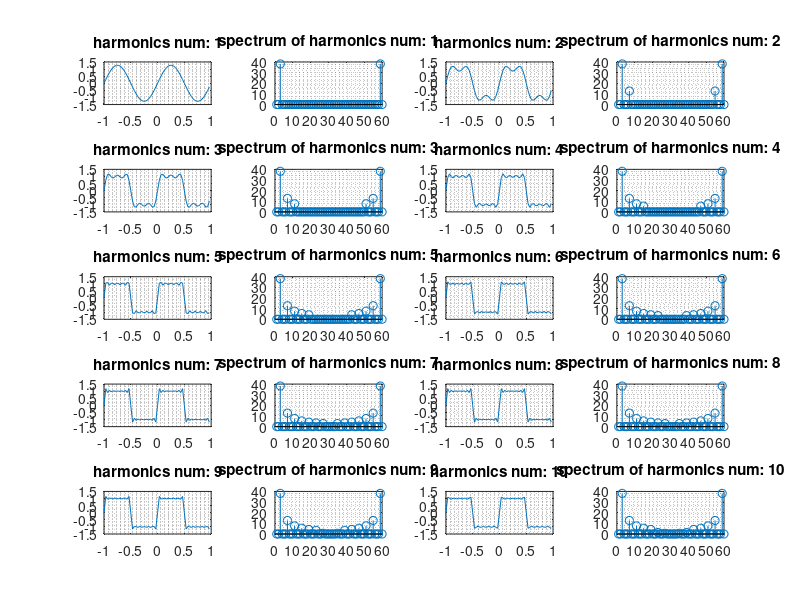

Source code (MATLAB):
clear;

figure_horizontal_count = 2;
N = 10;

fs = 30;
ts = -1:1/fs:1-1/fs;

nh = (1:N)*2-1;
y = sin(2*pi*nh'*ts);

Am = 4/pi./nh;

s1 = y.*Am';
s2 = cumsum(s1);

figure('units','normalized','outerposition',[0 0 1 1]);

for i = 1:N
        
    subplot(ceil(N/figure_horizontal_count),figure_horizontal_count*2,i*2-1);
    plot(ts, s2(i,:)), grid minor;
    title(['harmonics num: ' num2str(i)]);
    
    harm_fft = abs(fft(s2(i,:)));
    
    subplot(ceil(N/figure_horizontal_count),figure_horizontal_count*2,i*2);
    stem(harm_fft), grid minor;
    title(['spectrum of harmonics num: ' num2str(i)]);
    
end